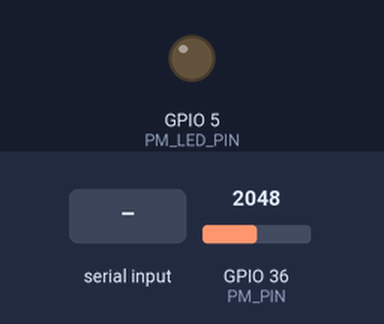
Simulated run of this sketch. Board: ESP32. On the bench: output pins drawn as LEDs (lit = HIGH). Inputs (shaded band) come from the test bench; at power-on: GPIO 36 (PM_PIN) = 2048. WiFi joins after 1.5 s; servers stay silent unless stated; uploads are accepted with an empty reply; random numbers use the default seed unless the sketch sets one; what the sketch prints to the serial monitor is not drawn.

Above: at 2.7 s.
2.8 s: "1\n" received over Serial
At 5.5 s:
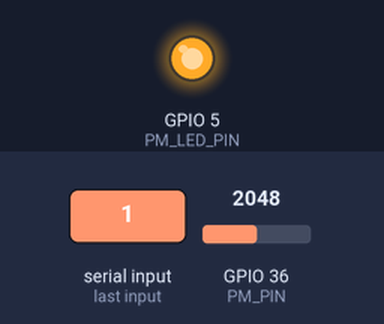
6.5 s: "2\n" received over Serial
11.5 s: "3\n" received over Serial
Timing chart, 0 to 14.5 s (numbered marks = the images above; inputs shaded):
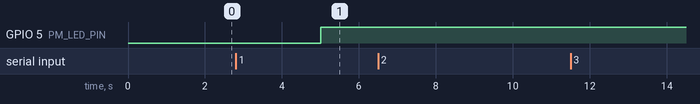

The sketch:

esp32.ino
```cpp
/*
 * ESP32 - Sistema de Monitoramento de Sustentabilidade Têxtil v2.0
 *
 * Sensores:
 *   - GP2Y1010AU0F -> Partículas liberadas (ppm)
 *   - Sensor de Densidade (célula de carga + deslocamento)
 *
 * O ESP32 envia para o servidor:
 *   - Quantidade estimada de partículas liberadas
 *   - Densidade inicial e final (diferença antes/depois do desgaste)
 *   - O servidor calcula a duração estimada em anos
 */

#include <WiFi.h>
#include <HTTPClient.h>
#include <ArduinoJson.h>

const char* SSID = "SEU_WIFI_SSID";
const char* PASSWORD = "SUA_SENHA_WIFI";
const char* SERVER_URL = "http://192.168.x.x:3000/api/esp32/dados";

#define PM_PIN A0
#define PM_LED_PIN 5

int tipoTecidoAtual = 1; // 1=sintetico, 2=natural, 3=misto
unsigned long lastSend = 0;
const unsigned long INTERVAL = 5000;

float densidadeInicial = 0;

void connectWiFi() {
  Serial.print("Conectando ao WiFi");
  WiFi.begin(SSID, PASSWORD);
  while (WiFi.status() != WL_CONNECTED) {
    delay(500);
    Serial.print(".");
  }
  Serial.println("\nWiFi conectado!");
  Serial.print("IP: ");
  Serial.println(WiFi.localIP());
}

void setup() {
  Serial.begin(115200);
  Serial.println("Inicializando ESP32 - Sustentabilidade Textil v2.0...");

  pinMode(PM_LED_PIN, OUTPUT);
  pinMode(PM_PIN, INPUT);

  // Define densidade inicial conforme o tipo de tecido
  switch (tipoTecidoAtual) {
    case 1: densidadeInicial = 1.38; break; // sintetico
    case 2: densidadeInicial = 1.52; break; // natural
    case 3: densidadeInicial = 1.45; break; // misto
  }

  connectWiFi();
}

float readParticulateMatter() {
  digitalWrite(PM_LED_PIN, LOW);
  delayMicroseconds(280);
  float vo = analogRead(PM_PIN) * (3.3 / 4095.0);
  delayMicroseconds(40);
  digitalWrite(PM_LED_PIN, HIGH);
  delayMicroseconds(9680);

  float dustDensity = 0.17 * vo - 0.1;
  if (dustDensity < 0) dustDensity = 0;
  return dustDensity * 100;
}

float readDensity() {
  // Simula leitura de densidade após desgaste
  // Em um projeto real, usar célula de carga + sensor de deslocamento
  float variacao = random(1, 50) / 1000.0;
  return densidadeInicial + variacao;
}

String getTipoString() {
  switch (tipoTecidoAtual) {
    case 1: return "sintetico";
    case 2: return "natural";
    case 3: return "misto";
    default: return "natural";
  }
}

void sendData() {
  if (WiFi.status() != WL_CONNECTED) {
    Serial.println("WiFi desconectado!");
    connectWiFi();
    return;
  }

  HTTPClient http;
  http.begin(SERVER_URL);
  http.addHeader("Content-Type", "application/json");

  float particulas = readParticulateMatter();
  float densidadeFinal = readDensity();

  StaticJsonDocument<256> doc;
  doc["tipo"] = getTipoString();
  doc["particulas_liberadas"] = (int)particulas;
  doc["densidade_inicial"] = densidadeInicial;
  doc["densidade_final"] = densidadeFinal;

  String jsonString;
  serializeJson(doc, jsonString);

  Serial.println("Enviando dados:");
  Serial.println(jsonString);

  int httpResponseCode = http.POST(jsonString);

  if (httpResponseCode > 0) {
    String response = http.getString();
    Serial.print("Resposta servidor: ");
    Serial.println(response);
  } else {
    Serial.print("Erro no envio: ");
    Serial.println(httpResponseCode);
  }

  http.end();
}

void loop() {
  if (millis() - lastSend >= INTERVAL) {
    lastSend = millis();
    sendData();
  }

  if (Serial.available()) {
    String cmd = Serial.readStringUntil('\n');
    cmd.trim();
    if (cmd == "1") { tipoTecidoAtual = 1; densidadeInicial = 1.38; Serial.println("Tipo: Sintetico"); }
    else if (cmd == "2") { tipoTecidoAtual = 2; densidadeInicial = 1.52; Serial.println("Tipo: Natural"); }
    else if (cmd == "3") { tipoTecidoAtual = 3; densidadeInicial = 1.45; Serial.println("Tipo: Misto"); }
  }

  delay(100);
}
```
